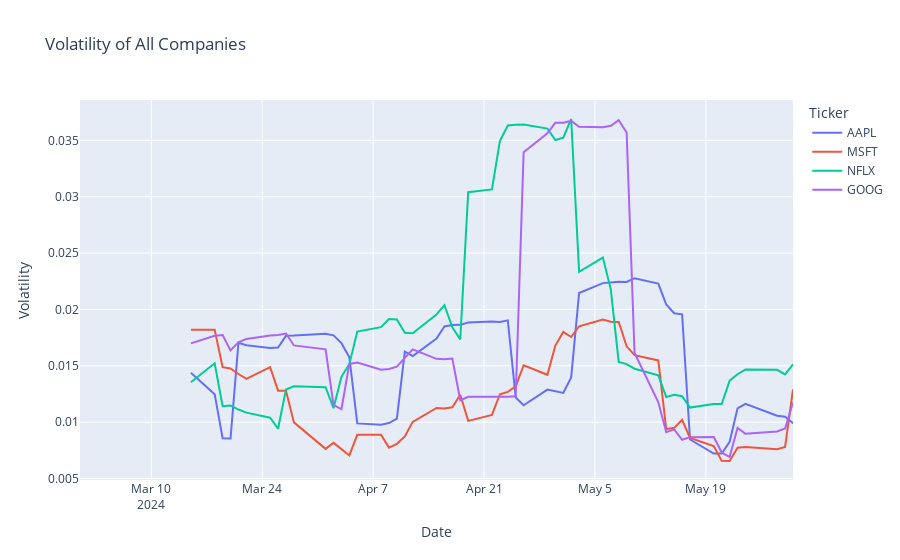

The cell this chart's notebook holds for it:
### Code cell
df['Volatility'] = df.groupby('Ticker')['Close'].pct_change().rolling(window=10).std().reset_index(0, drop=True)
fig = px.line(df, x='Date', y='Volatility', 
              color='Ticker', 
              title='Volatility of All Companies')
fig.show()
